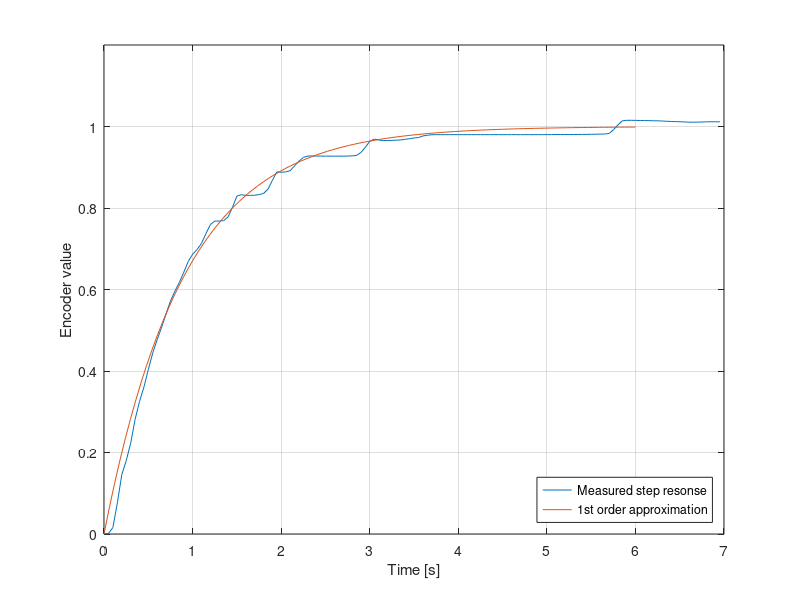
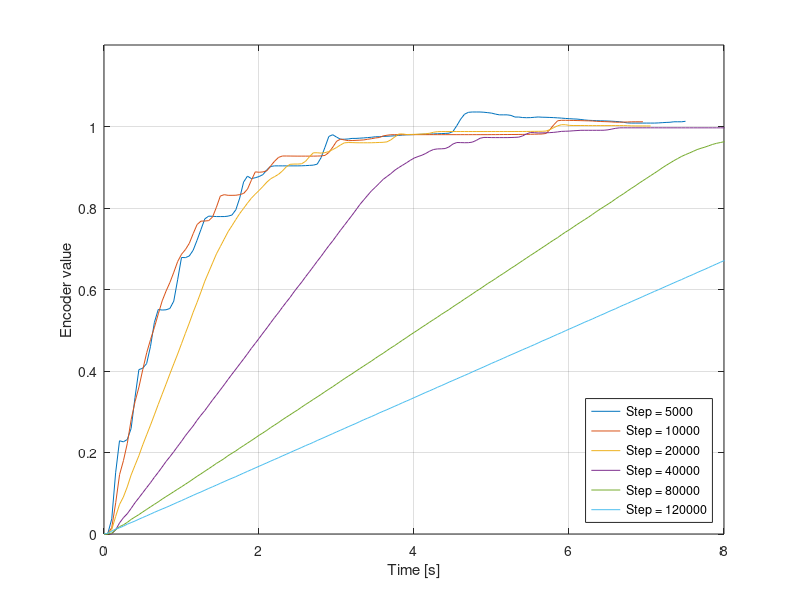

MATLAB code for these plots, in order:
clear
clc

k =1;
%A1 tau =0.95
%A2 tau = 0.901
%A3 tau = 1.301
%A4 tau = 2.601
%A5 tau = 5.102
%A6 tau = 7.553

tau= .901;
s = tf('s');
G = k/(tau*s+1)
[B, t] = step(G);

A1=load('step5000.txt');
A2=load('step10000.txt');
A3=load('step20000.txt');
A4=load('step40000.txt');
A5=load('step80000.txt');
A6=load('step120000.txt');

figure(1)
plot((A2(:,2)-A2(1,2))/1000,A2(:,1)/10000)
hold on
plot(t,B)
xlabel('Time [s]') 
ylabel('Encoder value') 
grid on
xlim([0 7])
ylim([0 1.2])
legend({'Measured step resonse','1st order approximation'},'Location','southeast')
hold off
%%
figure(2)
plot((A1(:,2)-A1(1,2))/1000,A1(:,1)/5000)
hold on
plot((A2(:,2)-A2(1,2))/1000,A2(:,1)/10000)
plot((A3(:,2)-A3(1,2))/1000,A3(:,1)/20000)
plot((A4(:,2)-A4(1,2))/1000,A4(:,1)/40000)
plot((A5(:,2)-A5(1,2))/1000,A5(:,1)/80000)
plot((A6(:,2)-A6(1,2))/1000,A6(:,1)/120000)
xlabel('Time [s]') 
ylabel('Encoder value') 
grid on
xlim([0 8])
ylim([0 1.2])
legend({'Step = 5000','Step = 10000', 'Step = 20000', 'Step = 40000', 'Step = 80000', 'Step = 120000'},'Location','southeast')
hold off